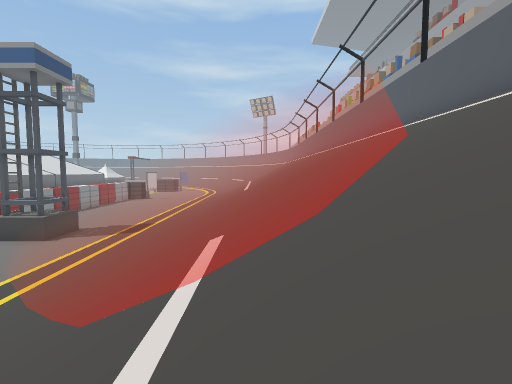
view 1 (above)

16 first-person views from a walk through a scene from a Unity 3-D project. The camera is 1.5 m above the floor, tilts 4° down and sees 85° across. The floor is counted in squares, 2 m on a side. Each view is taken from the middle of a square. On the plan, view 1 faces up. The plan holds only what a view shows up to about 10 squares ahead; the rest is blank. The place goes on beyond the plan.

view 2
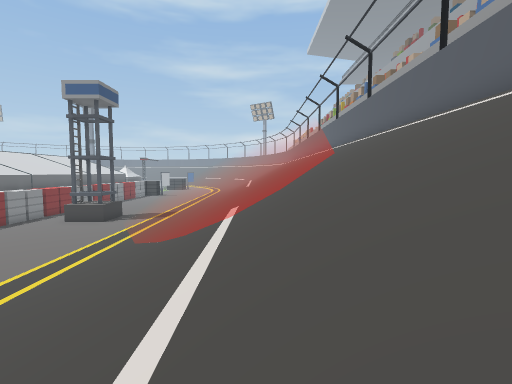

view 3
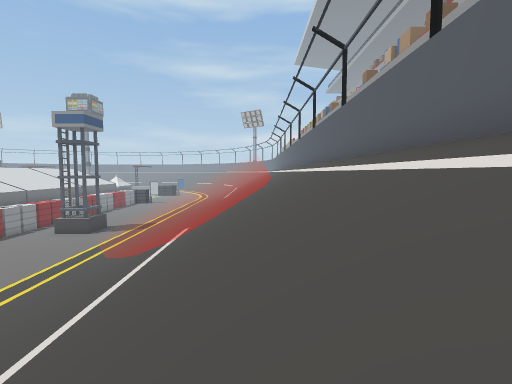

view 4
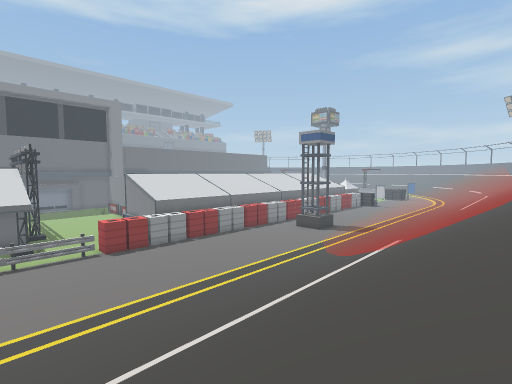

view 5
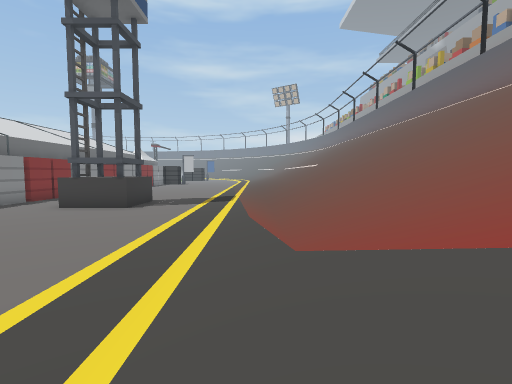

view 6
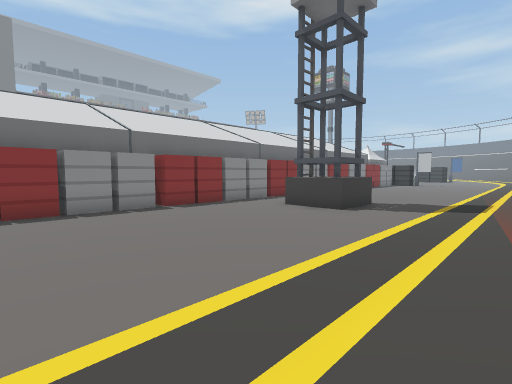

view 7
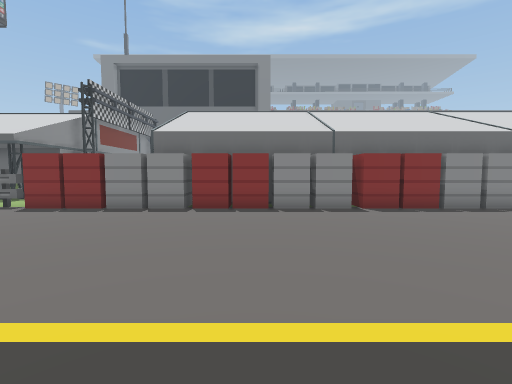

view 8
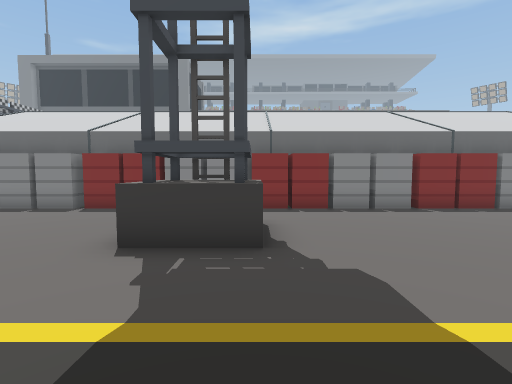

view 9
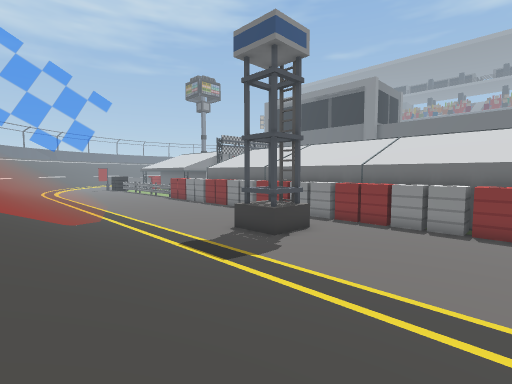

view 10
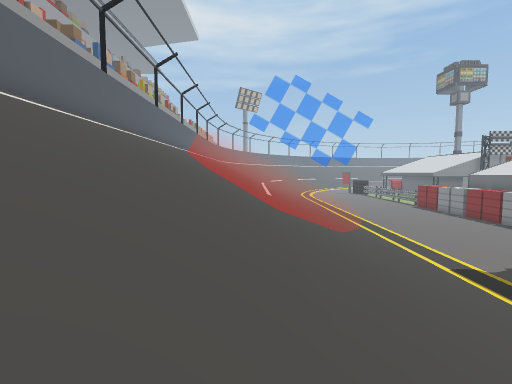

view 11
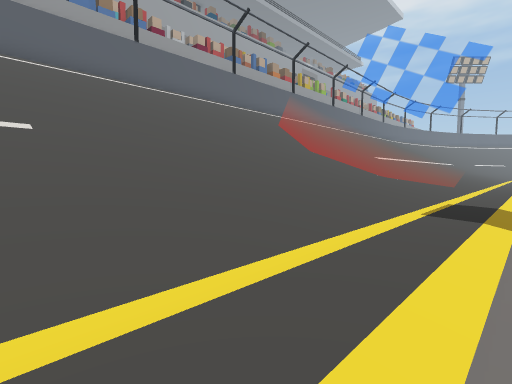

view 12
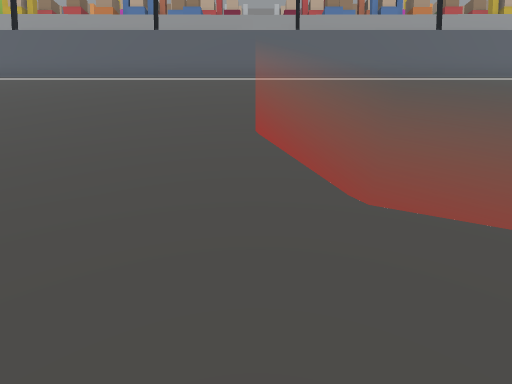

view 13
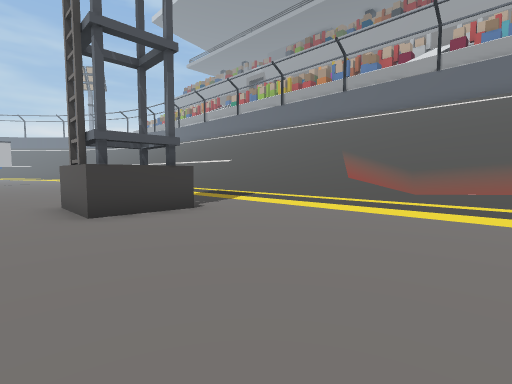

view 14
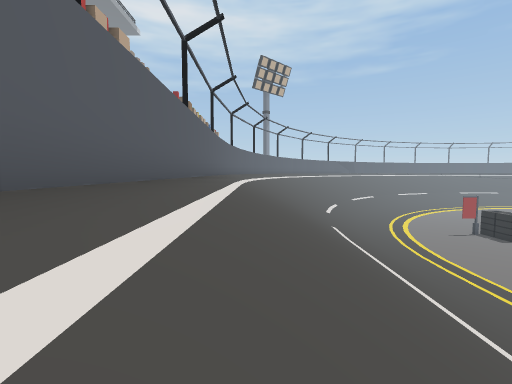

view 15
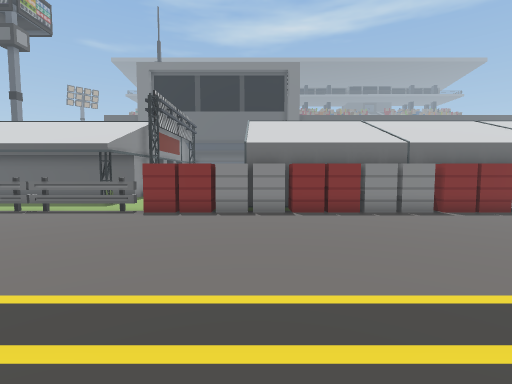

view 16
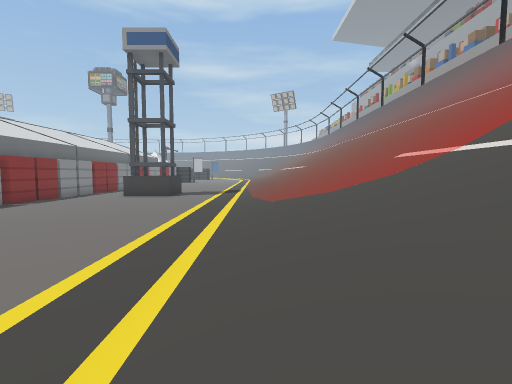

### Floor plan
Key: @ floor where view 1 was taken; # wall or solid block; x gap in a wall; . main floor; : floor 0.25 m higher than the main floor; + floor 1 m higher than the main floor; * floor 1.75 m higher than the main floor; % floor 2.5 m higher than the main floor; & floor 3.5 m higher than the main floor; $ floor 4.5 m higher than the main floor; / step, stairs or slope; = window, fence, low wall or low ledge.
Columns run from 13 left of view 1 to 5 right of it. Each row starts with its distance up from view 1.
 18  #......//////// /#
 17  #......//////////#
 16 ##......//////////#
 15 ##......//////////#
 14 ##......//////////#
 13 ##......//////////#
 12  #..##..//////////#
 11  #..##..//////////#
 10  #..##..////=/////#
  9  #......//==%==///#
  8  #......:==*%&#=//#
  7 ##......:=+*%&$=//#
  6 ##......:=+*%&$=//#
  5 ##......:=+*%&$=//#
  4 ##......//=*%&==//#
  3 ##......///====///#
  2 ##......//////////#
  1 ##......//////////#
  0 ##....../////@////#
 -1  #......//////////#
 -2  #......//////////#
 -3 .x......//////////#
 -4 .#......//////////#
 -5 .#......//////////#
 -6 .#......//////////#
 -7 .# .....//////////#

Positions as (right, up) in squares from view 1, and headings:
1: (0, 0), facing up
2: (0, -4), facing up
3: (2, -6), facing up
4: (3, -7), facing up-left
5: (-4, 2), facing up
6: (-4, 3), facing up-left
7: (-4, 4), facing left
8: (-4, 12), facing left
9: (-1, 18), facing down-left
10: (0, 18), facing down
11: (-6, 18), facing down-right
12: (-5, 10), facing right
13: (-11, 5), facing up-right
14: (3, 2), facing down
15: (-3, 1), facing left
16: (-4, -2), facing up
